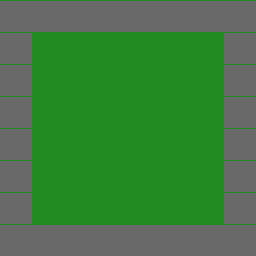

A 2D game scene composited from a Tiled map and its tileset images. What follows is a short description and the map's XML, with every tile layer's data as written:
An orthogonal 8x8 tile map with 32x32 px tiles, 2 tile layers (Ground, Walls).

<map version="1.10" tiledversion="1.11.1-99-gec89c545" orientation="orthogonal" renderorder="right-down" width="8" height="8" tilewidth="32" tileheight="32" infinite="0" nextlayerid="3" nextobjectid="1">
 <tileset firstgid="1" source="../tiles/exterior_tiles.tsx" />
 <layer id="1" name="Ground" width="8" height="8">
  <data encoding="csv">
1,1,1,1,1,1,1,1,
1,1,1,1,1,1,1,1,
1,1,1,1,1,1,1,1,
1,1,1,1,1,1,1,1,
1,1,1,1,1,1,1,1,
1,1,1,1,1,1,1,1,
1,1,1,1,1,1,1,1,
1,1,1,1,1,1,1,1
</data>
 </layer>
 <layer id="2" name="Walls" width="8" height="8">
  <data encoding="csv">
5,5,5,5,5,5,5,5,
5,0,0,0,0,0,0,5,
5,0,0,0,0,0,0,5,
5,0,0,0,0,0,0,5,
5,0,0,0,0,0,0,5,
5,0,0,0,0,0,0,5,
5,0,0,0,0,0,0,5,
5,5,5,5,5,5,5,5
</data>
 </layer>
</map>
